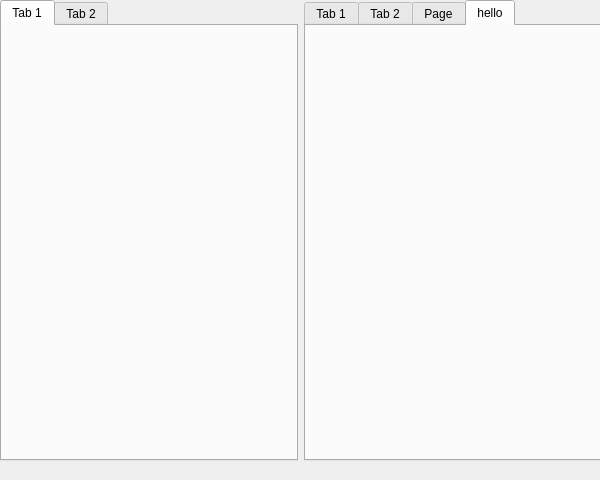
<?xml version="1.0" encoding="UTF-8"?>
<ui version="4.0">
 <class>MainWindow</class>
 <widget class="QMainWindow" name="MainWindow">
  <property name="geometry">
   <rect>
    <x>0</x>
    <y>0</y>
    <width>600</width>
    <height>480</height>
   </rect>
  </property>
  <property name="sizePolicy">
   <sizepolicy hsizetype="Fixed" vsizetype="Fixed">
    <horstretch>0</horstretch>
    <verstretch>0</verstretch>
   </sizepolicy>
  </property>
  <property name="minimumSize">
   <size>
    <width>600</width>
    <height>480</height>
   </size>
  </property>
  <property name="maximumSize">
   <size>
    <width>600</width>
    <height>480</height>
   </size>
  </property>
  <property name="windowTitle">
   <string>MainWindow</string>
  </property>
  <widget class="QWidget" name="centralwidget">
   <widget class="QWidget" name="horizontalLayoutWidget">
    <property name="geometry">
     <rect>
      <x>0</x>
      <y>0</y>
      <width>601</width>
      <height>461</height>
     </rect>
    </property>
    <layout class="QHBoxLayout" name="horizontalLayout">
     <item>
      <widget class="QTabWidget" name="tabWidget_2">
       <widget class="QWidget" name="tab_3">
        <attribute name="title">
         <string>Tab 1</string>
        </attribute>
       </widget>
       <widget class="QWidget" name="tab_4">
        <attribute name="title">
         <string>Tab 2</string>
        </attribute>
       </widget>
      </widget>
     </item>
     <item>
      <widget class="QTabWidget" name="tabWidget">
       <property name="minimumSize">
        <size>
         <width>127</width>
         <height>43</height>
        </size>
       </property>
       <property name="currentIndex">
        <number>3</number>
       </property>
       <widget class="QWidget" name="tab">
        <attribute name="title">
         <string>Tab 1</string>
        </attribute>
       </widget>
       <widget class="QWidget" name="tab_2">
        <attribute name="title">
         <string>Tab 2</string>
        </attribute>
        <zorder>tabWidget_2</zorder>
       </widget>
       <widget class="QWidget" name="tab3">
        <attribute name="title">
         <string>Page</string>
        </attribute>
       </widget>
       <widget class="QWidget" name="tab_5">
        <attribute name="title">
         <string>hello</string>
        </attribute>
       </widget>
      </widget>
     </item>
    </layout>
   </widget>
  </widget>
  <widget class="QMenuBar" name="menuBar">
   <property name="geometry">
    <rect>
     <x>0</x>
     <y>0</y>
     <width>600</width>
     <height>21</height>
    </rect>
   </property>
  </widget>
 </widget>
 <resources/>
 <connections/>
</ui>
